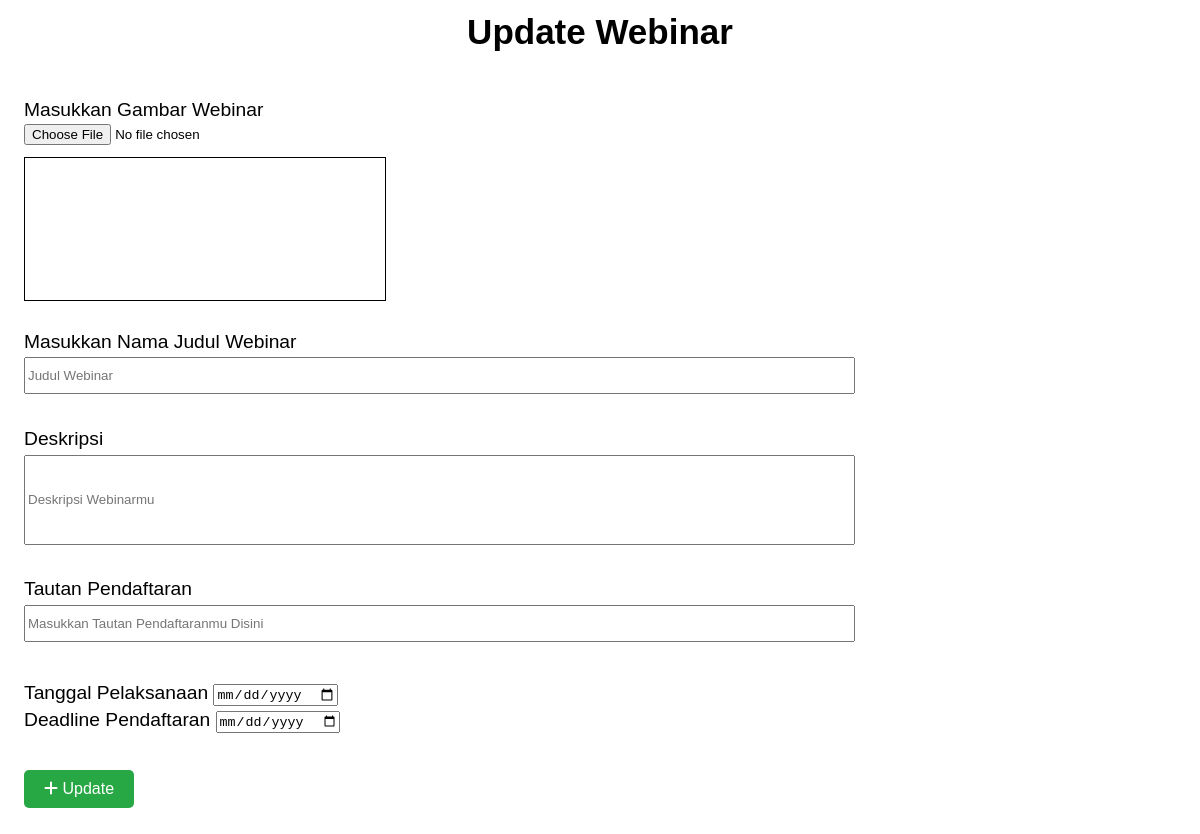
The page /edit.php?id_webinar=0ajZJOR5!E (signed in) on the database as committed earlier.
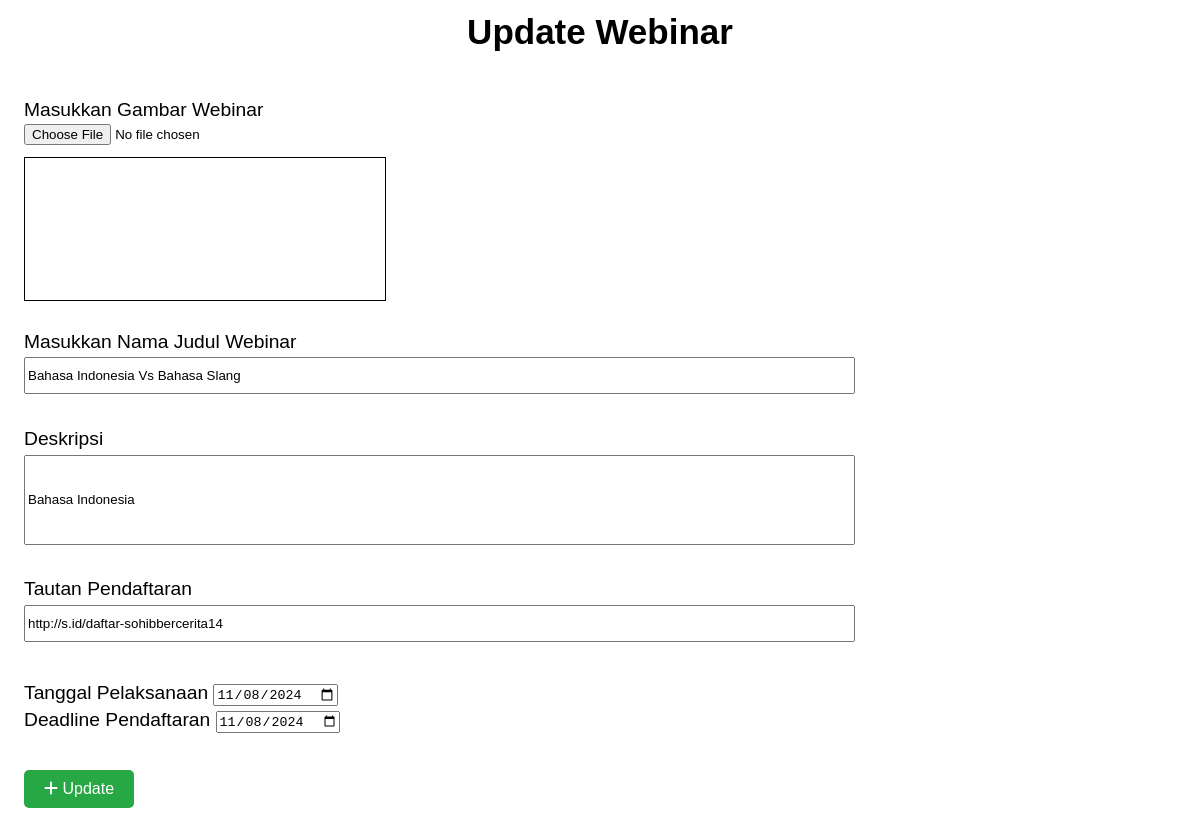
The same page on the database as committed later.
### tables this page shows
CREATE TABLE `webinar` (
  `id_webinar` varchar(10) NOT NULL,
  `nama_webinar` varchar(255) NOT NULL,
  `deskripsi` varchar(500) NOT NULL,
  `tautan` varchar(255) NOT NULL,
  `tanggal_mulai` date NOT NULL,
  `deadline` date NOT NULL,
  `foto_webinar` varchar(255) NOT NULL,
  `nomor_kontak` varchar(15) NOT NULL,
  `id_user` int(11) NOT NULL
);

### edit.php (the view, shortened to what this page needs)
<?php
    require "koneksi.php";
    if (isset($_GET['id_webinar']) ? $_GET['id_webinar'] : '') {
        $id_webinar = $_GET['id_webinar'];
        $result = mysqli_query($conn, "SELECT*FROM webinar WHERE id_webinar='$id_webinar'");
        $webinar = mysqli_fetch_assoc($result);
    }
?>
<!DOCTYPE html>
<html lang="id">
<head>
    <link rel="stylesheet" href="styling/tambah.css">
    <link rel="stylesheet" href="https://cdnjs.cloudflare.com/ajax/libs/font-awesome/6.0.0-beta3/css/all.min.css">
</head>
<body>
    <div class="input-form">
        <h2>Update Webinar</h2>
        <form action="" method="post" enctype="multipart/form-data">
            <div>
                <label for="img_webinar">Masukkan Gambar Webinar</label>
                <input type="file" id="img_webinar" name="img_webinar" required>
            </div>
            <div class="gambar-webinar-edit">
            </div>
            <div>
                <label for="nama_webinar">Masukkan Nama Judul Webinar</label>
                <input type="text" id="nama_webinar" name="nama_webinar" value="<?php echo $webinar['nama_webinar']; ?>" placeholder="Judul Webinar">
            </div>
            <div>
                <label for="deskripsi">Deskripsi</label>
                <input type="text" id="deskripsi" name="deskripsi" value="<?php echo $webinar['deskripsi']; ?>" placeholder="Deskripsi Webinarmu">
            </div>
            <div>
                <label for="tautan">Tautan Pendaftaran</label>
                <input type="text" id="tautan" name="tautan" value="<?php echo $webinar['tautan']; ?>" placeholder="Masukkan Tautan Pendaftaranmu Disini">
            </div>
            <div>
                <div>
                    <label for="tanggal_mulai">Tanggal Pelaksanaan</label>
                    <input type="date" id="tanggal_mulai" name="tanggal_mulai" value="<?php echo $webinar['tanggal_mulai']; ?>">
                </div>
                <div>
                    <label for="deadline">Deadline Pendaftaran</label>
                    <input type="date" id="deadline" name="deadline" value="<?php echo $webinar['deadline']; ?>">
                </div>
            </div>
            <div>
                <button name="update">
                    <i class="fas fa-plus"></i> Update
                </button>
            </div>
        </form>
    </div>
</body>
</html>

Rows that differ between the two databases and show on the page:
added webinar: nama_webinar "Bahasa Indonesia Vs Bahasa Slang", deskripsi "Bahasa Indonesia", tautan "http://s.id/daftar-sohibbercerita14", tanggal_mulai "11/08/2024", deadline "11/08/2024"
